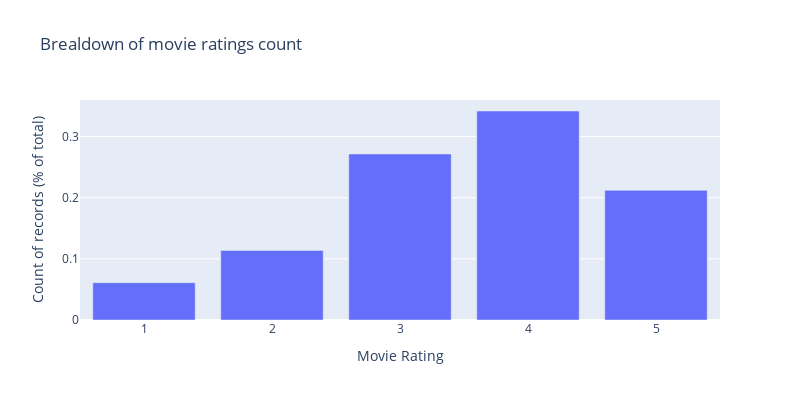

This figure's notebook cell:
### Code cell
#畫以前的資料
fig=px.bar(ratings["rating"].value_counts(normalize=True),
           labels={"value":"Count of records (% of total)","index":"Movie Rating"},
           width=800,height=400,
           title="Brealdown of movie ratings count")
fig.update_layout(showlegend=False)
fig.show()

### Figure 1 — Plotly figure (JSON) as saved in the notebook; plotly's stock layout.template omitted (floating-point values rounded to 4 significant figures)
{"data": [{"alignmentgroup": "True", "hovertemplate": "variable=rating<br>Movie Rating=%{x}<br>Count of records (% of total)=%{y}<extra></extra>", "legendgroup": "rating", "marker": {"color": "#636efa", "pattern": {"shape": ""}}, "name": "rating", "offsetgroup": "rating", "orientation": "v", "showlegend": true, "textposition": "auto", "type": "bar", "x": [4, 3, 5, 2, 1], "xaxis": "x", "y": [0.3417, 0.2715, 0.212, 0.1137, 0.0611], "yaxis": "y"}], "layout": {"barmode": "relative", "height": 400, "legend": {"title": {"text": "variable"}, "tracegroupgap": 0}, "showlegend": false, "title": {"text": "Brealdown of movie ratings count"}, "width": 800, "xaxis": {"anchor": "y", "domain": [0, 1], "title": {"text": "Movie Rating"}}, "yaxis": {"anchor": "x", "domain": [0, 1], "title": {"text": "Count of records (% of total)"}}}}
